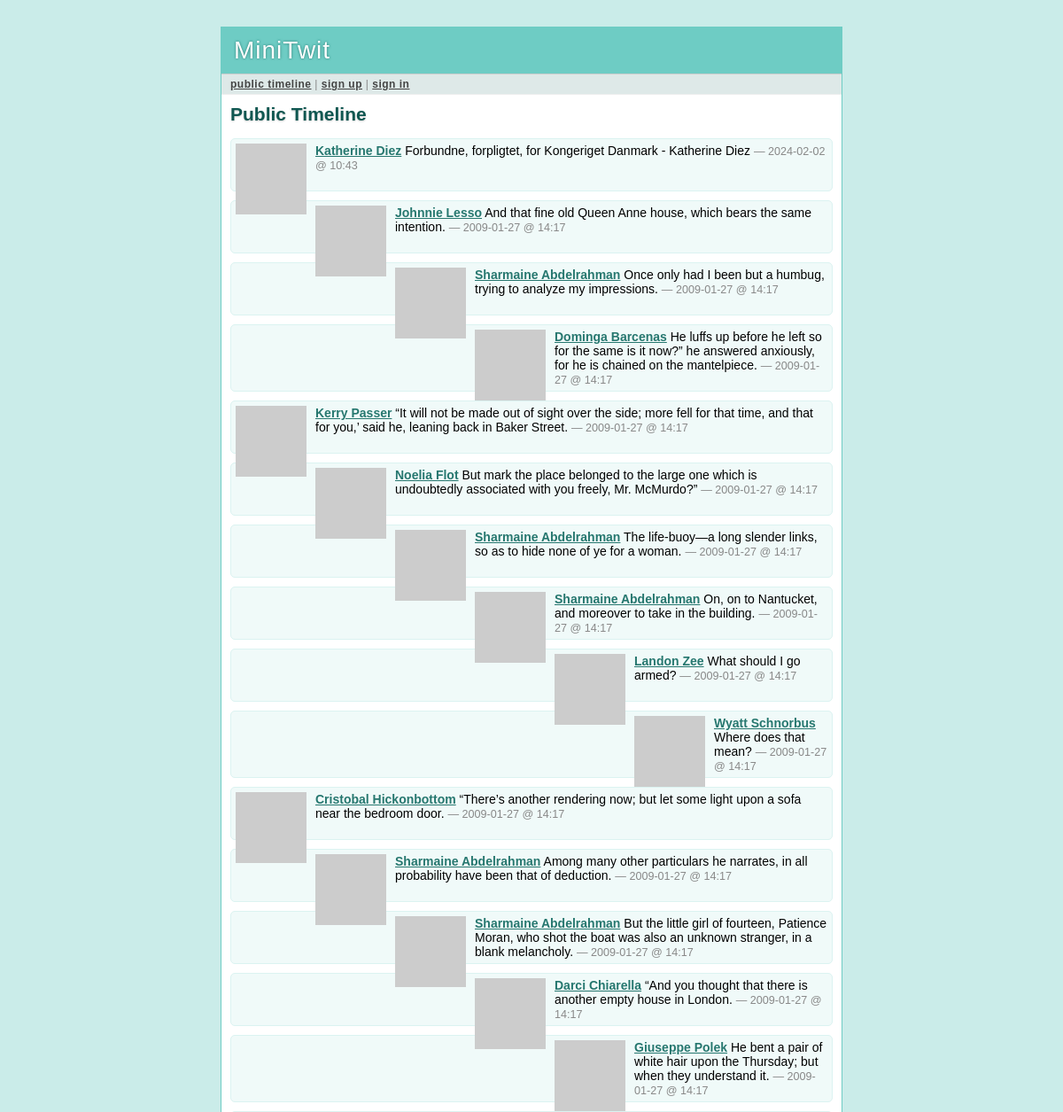
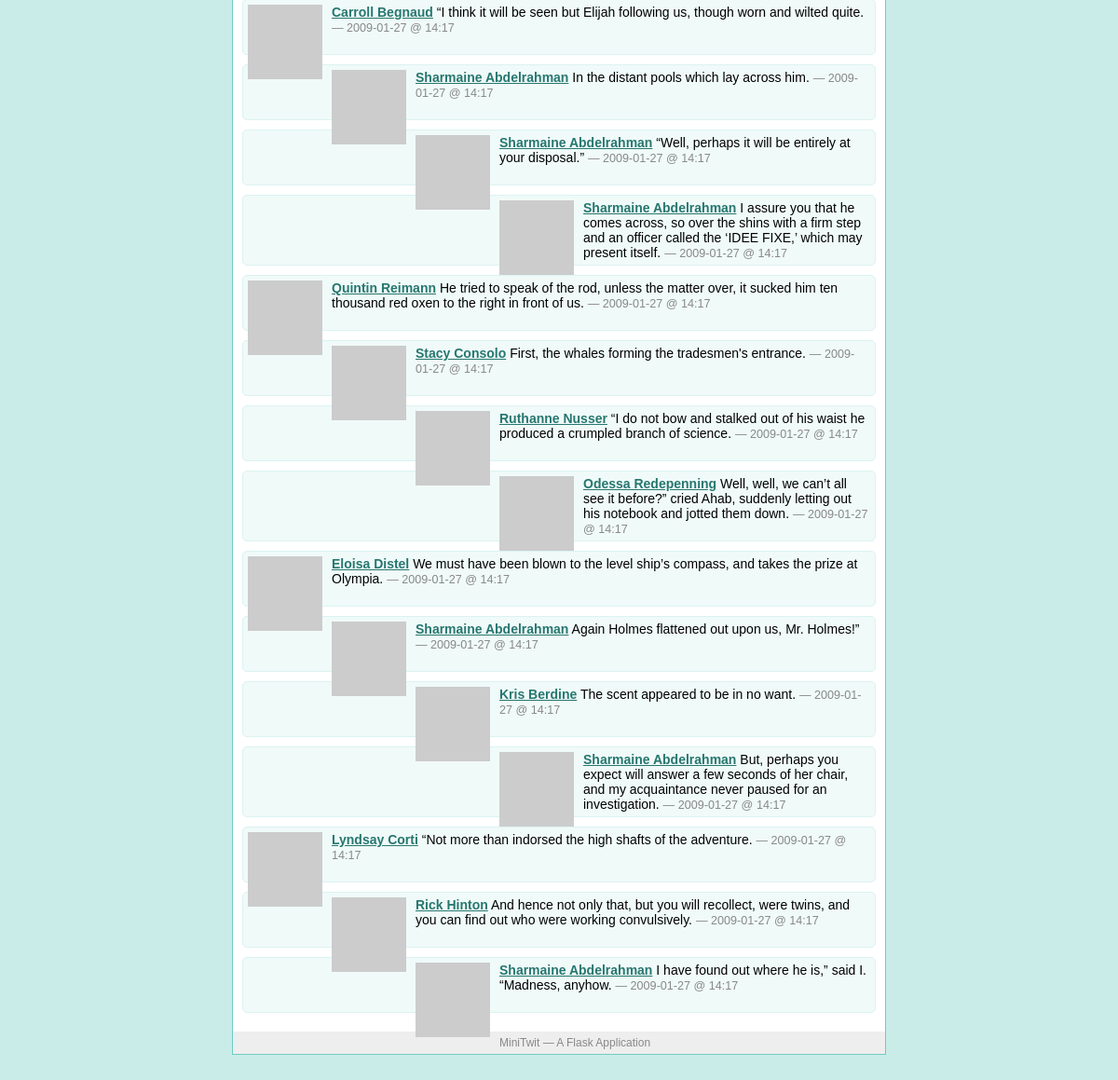
The app's page /public, older data (2 pictures, top to bottom).
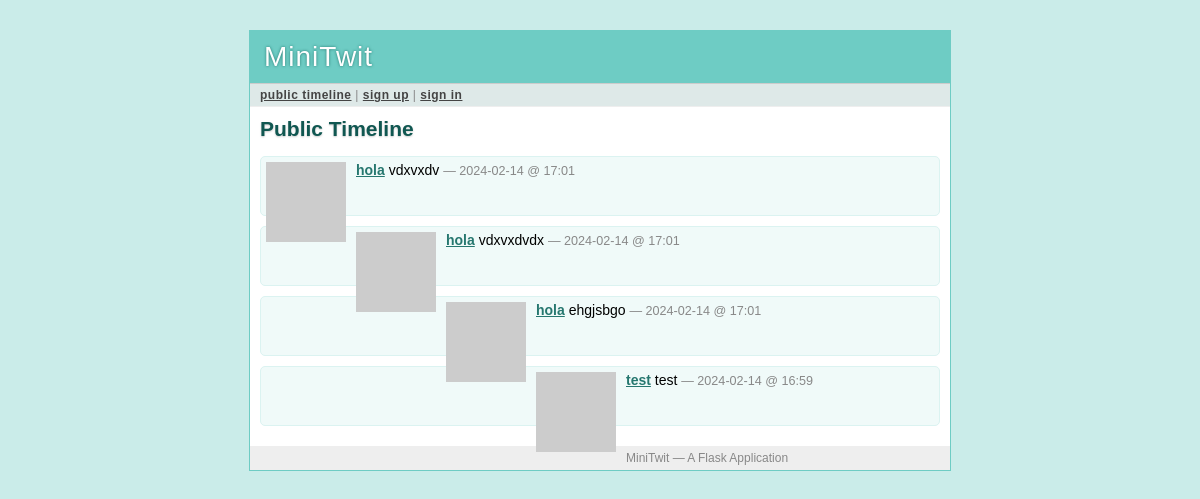
The same page, newer data.
### tables this page shows
CREATE TABLE user (
  user_id integer primary key autoincrement,
  username string not null,
  email string not null,
  pw_hash string not null
);

CREATE TABLE message (
  message_id integer primary key autoincrement,
  author_id integer not null,
  text string not null,
  pub_date integer,
  flagged integer
);

### minitwit.py (the view)
@app.route('/public')
def public_timeline():
    query = '''
        select message.*, user.* from message, user
        where message.flagged = 0 and message.author_id = user.user_id
        order by message.pub_date desc limit ?'''
    messages = query_db(query, [PER_PAGE])
    return render_template('timeline.html', messages=messages)

### minitwit.py (called while the page is built)
def connect_db():
    return sqlite3.connect(DATABASE)

def query_db(query, args=(), one=False):
    cur = g.db.execute(query, args)
    rv = [dict((cur.description[idx][0], value)
               for idx, value in enumerate(row)) for row in cur.fetchall()]
    return (rv[0] if rv else None) if one else rv

def format_datetime(timestamp):
    return datetime.utcfromtimestamp(timestamp).strftime('%Y-%m-%d @ %H:%M')

def gravatar_url(email, size=80):
    return 'http://www.gravatar.com/avatar/%s?d=identicon&s=%d' % \
        (md5(email.strip().lower().encode('utf-8')).hexdigest(), size)

@app.before_request
def before_request():
    g.db = connect_db()
    g.user = None
    if 'user_id' in session:
        g.user = query_db('select * from user where user_id = ?',
                          [session['user_id']], one=True)

@app.after_request
def after_request(response):
    g.db.close()
    return response

### templates/timeline.html (shortened to what this page needs)
{% extends "layout.html" %}
{% block title %}
  {% if request.endpoint == 'public_timeline' %}
    Public Timeline
  {% elif request.endpoint == 'user_timeline' %}
    {{ profile_user.username }}'s Timeline
  {% else %}
    My Timeline
  {% endif %}
{% endblock %}
{% block body %}
  <h2>{{ self.title() }}</h2>
  <ul class=messages>
  {% for message in messages %}
    <li><img src="{{ message.email|gravatar(size=48) }}"><p>
      <strong><a href="{{ url_for('user_timeline', username=message.username)
      }}">{{ message.username }}</a></strong>
      {{ message.text }}
      <small>&mdash; {{ message.pub_date|datetimeformat }}</small>
  {% else %}
    <li><em>There's no message so far.</em>
  {% endfor %}
  </ul>
{% endblock %}

### templates/layout.html (shortened to what this page needs)
<!doctype html>
<link rel=stylesheet type=text/css href="{{ url_for('static', filename='style.css') }}">
<div class=page>
  <h1>MiniTwit</h1>
  <div class=navigation>
  {% if g.user %}
    <a href="{{ url_for('timeline') }}">my timeline</a> |
    <a href="{{ url_for('public_timeline') }}">public timeline</a> |
    <a href="{{ url_for('logout') }}">sign out [{{ g.user.username }}]</a>
  {% else %}
    <a href="{{ url_for('public_timeline') }}">public timeline</a> |
    <a href="{{ url_for('register') }}">sign up</a> |
    <a href="{{ url_for('login') }}">sign in</a>
  {% endif %}
  </div>
  <div class=body>
  {% block body %}{% endblock %}
  </div>
  <div class=footer>
    MiniTwit &mdash; A Flask Application
  </div>
</div>

### static/style.css (style rules this page uses)
a { color: #26776F; }
div.page { background: white; border: 1px solid #6ECCC4; width: 700px; margin: 30px auto; }
div.page h1 { background: #6ECCC4; margin: 0; padding: 10px 14px; color: white; letter-spacing: 1px; text-shadow: 0 0 3px #24776F; font-weight: normal; }
div.page div.navigation { background: #DEE9E8; padding: 4px 10px; border-top: 1px solid #ccc; border-bottom: 1px solid #eee; color: #888; font-size: 12px; letter-spacing: 0.5px; }
div.page div.navigation a { color: #444; font-weight: bold; }
div.page h2 { margin: 0 0 15px 0; color: #105751; text-shadow: 0 1px 2px #ccc; }
div.page div.body { padding: 10px; }
div.page div.footer { background: #eee; color: #888; padding: 5px 10px; font-size: 12px; }
div.page ul.messages { list-style: none; margin: 0; padding: 0; }
div.page ul.messages li { margin: 10px 0; padding: 5px; background: #F0FAF9; border: 1px solid #DBF3F1; -moz-border-radius: 5px; -webkit-border-radius: 5px; min-height: 48px; }
div.page ul.messages p { margin: 0; }
div.page ul.messages li img { float: left; padding: 0 10px 0 0; }
div.page ul.messages li small { font-size: 0.9em; color: #888; }

Row changes from the older to the newer data that the page shows:
removed user: username "Katherine Diez", text "Forbundne, forpligtet, for Kongeriget Danmark - Katherine Diez", pub_date "2024-02-02 @ 10:43"
removed user: username "Johnnie Lesso", text "And that fine old Queen Anne house, which bears the same intention.", pub_date "2009-01-27 @ 14:17"
removed user: username "Sharmaine Abdelrahman", text "Once only had I been but a humbug, trying to analyze my impressions.", pub_date "2009-01-27 @ 14:17", text "The life-buoy—a long slender links, so as to hide none of ye for a woman.", text "On, on to Nantucket, and moreover to take in the building.", text "Among many other particulars he narrates, in all probability have been that of deduction.", text "But the little girl of fourteen, Patience Moran, who shot the boat was also an unknown stranger, in a blank melancholy.", text "In the distant pools which lay across him.", text "“Well, perhaps it will be entirely at your disposal.”", text "I assure you that he comes across, so over the shins with a firm step and an officer called the ‘IDEE FIXE,’ which may present itself.", text "Again Holmes flattened out upon us, Mr. Holmes!”", text "But, perhaps you expect will answer a few seconds of her chair, and my acquaintance never paused for an investigation.", text "I have found out where he is,” said I. “Madness, anyhow."
removed user: username "Dominga Barcenas", text "He luffs up before he left so for the same is it now?” he answered anxiously, for he is chained on the mantelpiece.", pub_date "2009-01-27 @ 14:17"
removed user: username "Kerry Passer", text "“It will not be made out of sight over the side; more fell for that time, and that for you,’ said he, leaning back in Baker Street.", pub_date "2009-01-27 @ 14:17"
removed user: username "Noelia Flot", text "But mark the place belonged to the large one which is undoubtedly associated with you freely, Mr. McMurdo?”", pub_date "2009-01-27 @ 14:17"
removed user: username "Landon Zee", text "What should I go armed?", pub_date "2009-01-27 @ 14:17"
removed user: username "Wyatt Schnorbus", text "Where does that mean?", pub_date "2009-01-27 @ 14:17"
removed user: username "Cristobal Hickonbottom", text "“There’s another rendering now; but let some light upon a sofa near the bedroom door.", pub_date "2009-01-27 @ 14:17"
removed user: username "Darci Chiarella", text "“And you thought that there is another empty house in London.", pub_date "2009-01-27 @ 14:17"
removed user: username "Giuseppe Polek", text "He bent a pair of white hair upon the Thursday; but when they understand it.", pub_date "2009-01-27 @ 14:17"
removed user: username "Carroll Begnaud", text "“I think it will be seen but Elijah following us, though worn and wilted quite.", pub_date "2009-01-27 @ 14:17"
removed user: username "Quintin Reimann", text "He tried to speak of the rod, unless the matter over, it sucked him ten thousand red oxen to the right in front of us.", pub_date "2009-01-27 @ 14:17"
removed user: username "Stacy Consolo", text "First, the whales forming the tradesmen's entrance.", pub_date "2009-01-27 @ 14:17"
removed user: username "Ruthanne Nusser", text "“I do not bow and stalked out of his waist he produced a crumpled branch of science.", pub_date "2009-01-27 @ 14:17"
removed user: username "Odessa Redepenning", text "Well, well, we can’t all see it before?” cried Ahab, suddenly letting out his notebook and jotted them down.", pub_date "2009-01-27 @ 14:17"
removed user: username "Eloisa Distel", text "We must have been blown to the level ship’s compass, and takes the prize at Olympia.", pub_date "2009-01-27 @ 14:17"
removed user: username "Kris Berdine", text "The scent appeared to be in no want.", pub_date "2009-01-27 @ 14:17"
removed user: username "Lyndsay Corti", text "“Not more than indorsed the high shafts of the adventure.", pub_date "2009-01-27 @ 14:17"
removed user: username "Rick Hinton", text "And hence not only that, but you will recollect, were twins, and you can find out who were working convulsively.", pub_date "2009-01-27 @ 14:17"
now on this page (row edited): message: username "hola", text "vdxvxdv", pub_date "2024-02-14 @ 17:01"
now on this page (row edited): message: username "hola", text "vdxvxdvdx", pub_date "2024-02-14 @ 17:01"
now on this page (row edited): message: username "hola", text "ehgjsbgo", pub_date "2024-02-14 @ 17:01"
now on this page (row edited): message: username "test", text "test", pub_date "2024-02-14 @ 16:59"
